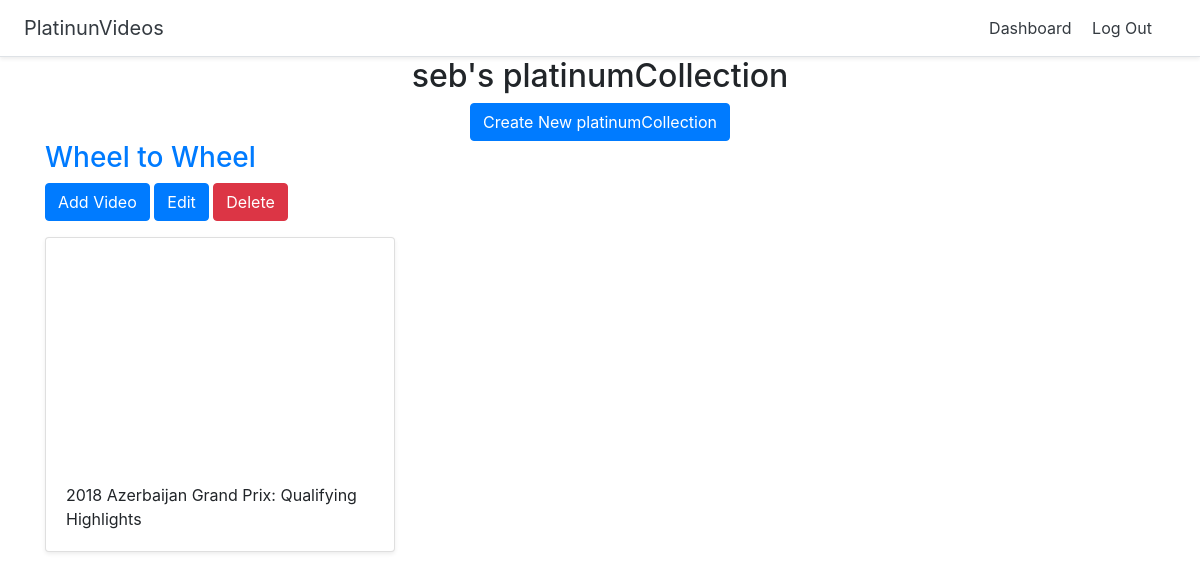
Page /dashboard/ (signed in) on the committed database.
### platvids/models.py (models this page shows)
class Platvid(models.Model):
    title = models.CharField(max_length=255)
    user = models.ForeignKey(User, on_delete=models.CASCADE)

class Video(models.Model):
    title = models.CharField(max_length=255)
    url = models.URLField()
    youtube_id = models.CharField(max_length=255)
    platvid = models.ForeignKey(Platvid, on_delete=models.CASCADE)

### platvids/views.py (the view)
# urls.py: path('dashboard/', views.dashboard, name='dashboard'),
@login_required
def dashboard(request):
    platvids = Platvid.objects.filter(user=request.user)
    return render(request, 'platvids/dashboard.html', {'platvids':platvids})

### platvids/templates/platvids/dashboard.html
{% extends 'platvids/base.html' %}
{% block content %}
<div class="container">
    <div class="text-center">
        <h2>{{ user.username }}'s platinumCollection</h2>
        <a href="{% url 'create_collection' %}" class="btn btn-primary">Create New platinumCollection</a>
    </div>
    {% for platvid in platvids %}
    <h3><a href="{% url 'detail_collection' platvid.id %}">{{ platvid.title }}</a></h3>
    <a href="{% url 'add_video' platvid.id %}" class="btn btn-primary">Add Video</a>
    <a href="{% url 'update_collection' platvid.id %}" class="btn btn-primary">Edit</a>
    <a href="{% url 'delete_collection' platvid.id %}" class="btn btn-danger">Delete</a>
    <div class="row">
        {% for video in platvid.video_set.all %}
        <div class="col-md-4 mt-3">
            <div class="card mb-4 shadow-sm">
                <iframe width="100%" height="225" src="https://www.youtube.com/embed/'{{ video.youtube_id }}"
                    frameborder="0" allow="accelerometer; autoplay; encrypted-media; gyroscope; picture-in-picture"
                    allowfullscreen></iframe>
                <div class="card-body">
                    <p class="card-text">{{ video.title }}</p>
                </div>
            </div>
        </div>
        {% endfor %}
    </div>
    {% endfor %}
</div>
{% endblock %}

### rows in the picture
Platvid: title "Wheel to Wheel"
Video: title "2018 Azerbaijan Grand Prix: Qualifying Highlights"

### other values in the picture
{{ user.username }} "seb"
